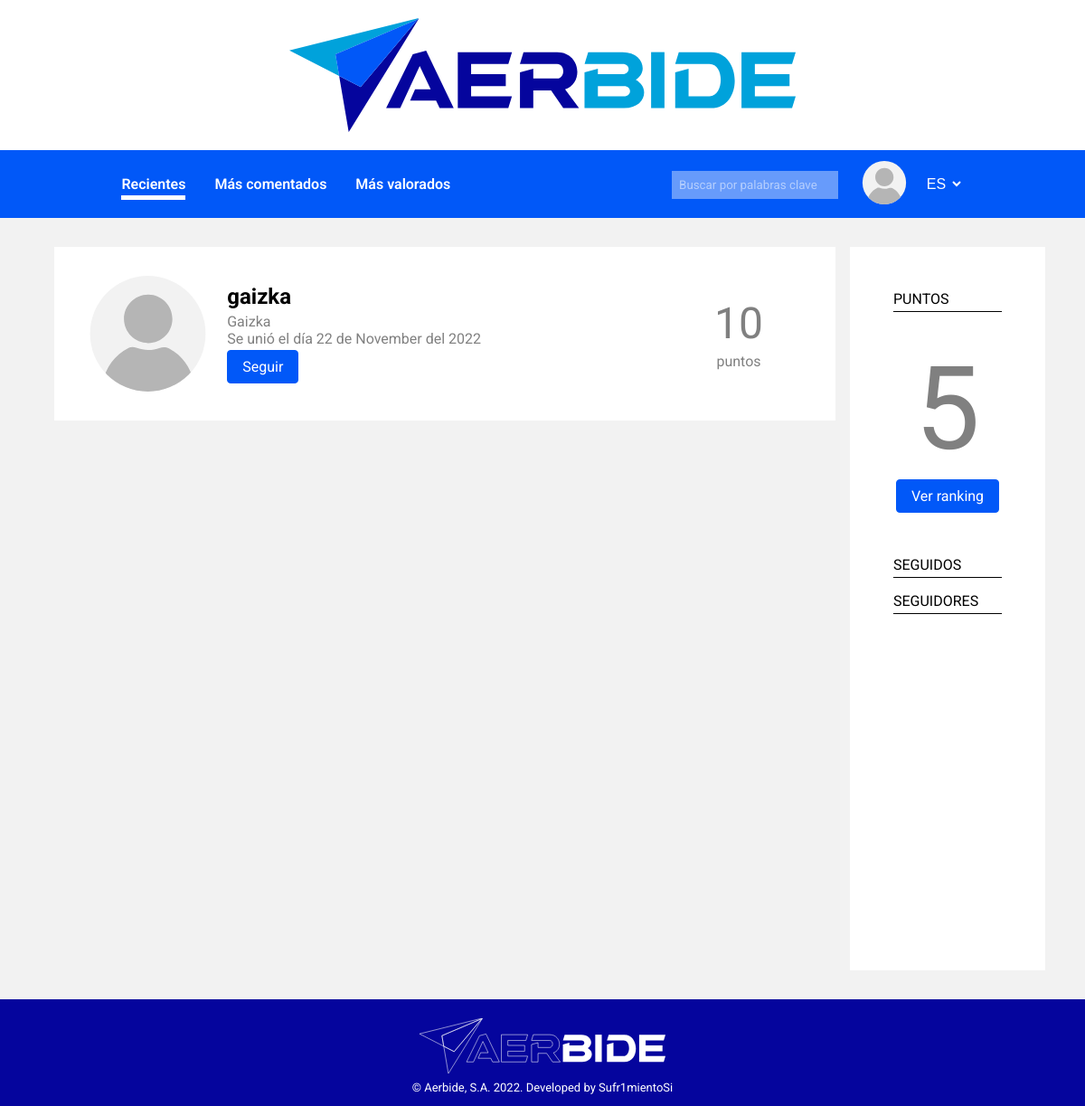
Before: /user.php?user=1 (signed in) with the older database file.
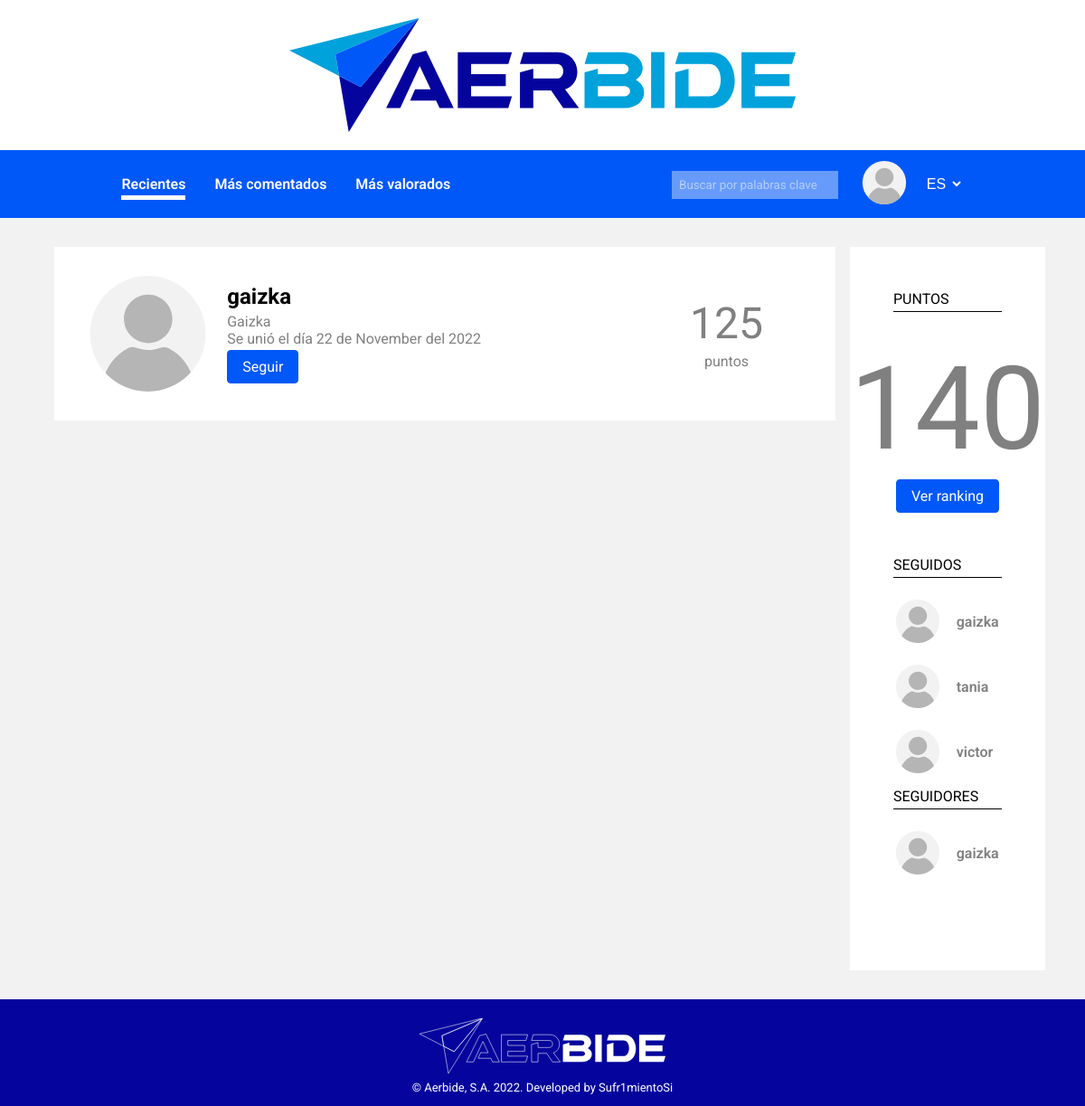
After: the same page with the newer database file.
### tables this page shows
CREATE TABLE `users` (
  `id` int(11) NOT NULL,
  `username` varchar(255) NOT NULL,
  `name` varchar(255) NOT NULL,
  `surname` varchar(255) DEFAULT NULL,
  `image` varchar(255) DEFAULT NULL,
  `date` date NOT NULL DEFAULT current_timestamp(),
  `points` int(11) NOT NULL DEFAULT 0,
  `job` varchar(64) DEFAULT NULL,
  `passwd` varchar(255) NOT NULL
);

### src/user.php (called while the page is built, shortened)
<?php
require_once "app/__include.inc.php";
$user = $session->getCurrentUser();
if (isset($_GET['user'])) {
    $id = abs(intval($_GET['user']));
    if ($id != $user->getId() && ($u = UserRepository::getUserById($id))) {
        $user = $u;
    }
}
include_views([
    "views/partials/header.view.php",
    "views/user.view.php",
    "views/partials/footer.view.php"
])
?>

### src/app/db/entities/user_entity.inc.php (called while the page is built, shortened)
<?php
class UserEntity {
    private $id;
    private $username;
    private $name;
    private $date;
    private $points;
    public function __construct(int $id, string $username, string $name, string|null $surname, string|null $image,
        int $date, int $points, string|null $job, string $passwd) {
            $this->id = $id;
            $this->username = $username;
            $this->name = $name;
            $this->date = new DateTime();
            $this->date->setTimeStamp($date);
            $this->points = $points;
    }
    public function getId(): int {
        return $this->id;
    }
    public function getUsername(): string {
        return $this->username;
    }
    public function getName(): string {
        return $this->name;
    }
    public function getCreationDate(): DateTime {
        return $this->date;
    }
    public function getPoints(): int {
        return $this->points;
    }
}

### src/app/db/repositories/user_repo.inc.php (called while the page is built, shortened)
<?php
abstract class UserRepository {
    private static function parseUserFromData(array $data) : UserEntity {
        return new UserEntity(
            $data['id'],
            $data['username'],
            $data['name'],
            $data['surname'],
            $data['image'],
            strtotime($data['date']),
            $data['points'],
            $data['job'],
            $data['passwd']
        );
    }
    public static function getUserById(int $id): UserEntity|null {
        global $db;
        $sql = 'SELECT * FROM users WHERE id = :id';
        $statement = $db->prepare($sql);
        $statement->setFetchMode(PDO::FETCH_ASSOC);
        $statement->execute([
            ':id' => $id
        ]);
        if (($data = $statement->fetch())) {
            return self::parseUserFromData($data);
        }
        return null;
    }
    public static function getFollowersInfo(UserEntity $user, int $limit = 4): array {
        global $db;
        $sql = "SELECT u.*
                FROM users u, followers f
                WHERE u.id = f.source
                AND f.destination = :id LIMIT $limit";
        $statement = $db->prepare($sql);
        $statement->execute([
            'id' => $user->getId()
        ]);
        $follower = [];
        while (($data = $statement->fetch())) {
            $follower[] = self::parseUserFromData($data);
        }
        return $follower;
    }
    public static function getFollowingInfo(UserEntity $user, int $limit = 4) {
        global $db;
        $sql = "SELECT u.*
        FROM users u, followers f
        WHERE u.id = f.destination
        AND f.source = :id LIMIT $limit";
        $statement = $db->prepare($sql);
        $statement->execute([
            'id' => $user->getId()
        ]);
        $following = [];
        while (($data = $statement->fetch())) {
            $following[] = self::parseUserFromData($data);
        }
        return $following;
    }
}

### src/app/session.inc.php (called while the page is built, shortened)
<?php
class SessionManager {
    private $currentUser;
    public function __construct() {
        $this->get_current_user();
    }
    private function get_current_user() {
        $id = $this->get('_uid');
        if (is_int($id)) {
            $this->currentUser = UserRepository::getUserById($id);
        }
    }
    public function get(string $key): mixed {
        return array_key_exists($key, $_SESSION) ? $_SESSION[$key] : null;
    }
    public function getCurrentUser(): UserEntity|null {
        return $this->currentUser;
    }
}
$session = new SessionManager();

### src/app/__include.inc.php (called while the page is built, shortened)
<?php
require_once "session.inc.php";
require_once "utils.inc.php";

### src/views/user.view.php (the view, shortened to what the changed rows need)
<?php
    $user = $GLOBALS['user'];
?>
<div class="content noleft">
    <main>
        <div class="user-panel">
            <div class="flex-container user-pannel">
                <div class="flex-container">
                    <img src="img/user-default-image.svg" alt="" class="author-icon-big">
                    <div class="flex-container-column">
                        <h2><?php echo $user->getUsername() ?></h2>
                        <div>
                            <p><?php echo $user->getName() . ' ' . $user->getSurname(); ?></p>
                            <p class="data">
                                <?php
                                    $date = $user->getCreationDate();
                                    echo 'Se unió el día ' . $date->format('j \d\e F \d\e\l Y');
                                ?>
                            </p>
                        </div>
                        <div class="no-se-como-arreglar-esto-de-una-manera-mejor">
                            <button class="button-blue" id="userfollowbtn">Seguir</button>
                        </div>
                    </div>
                </div>
                <div class="flex-container-column userpoints">
                    <p class="points"><?php echo $user->getPoints() ?></p>
                    <p>puntos</p>
                </div>
            </div>
        </div>
    </main>
    <?php include 'partials/sidebar_right.php'?>
</div>

### src/app/utils.inc.php (shortened to what the changed rows need)
<?php
function include_views(array $views) {
    echo '<!DOCTYPE html><html lang="es"><head>';
    echo '</head><body>';
    foreach ($views as $view) {
        include $view;
    }
    echo '</body></html>';
}

### src/views/partials/header.view.php (shortened to what the changed rows need)
<?php
    $currentLang = isset($_COOKIE[LANGUAGE_COOKIE])
        ? $_COOKIE[LANGUAGE_COOKIE]
        : 'ES';
?>
<header>
    <a href="/index.php"><img class="logo" src="img/aerbide-logo.svg" alt="logo-aerbide"></a>
    <div class="navigation">
        <nav>
            <ul>
                <li><a class="selected" data-name="newest" href="/index.php">Recientes</a></li>
                <li><a class="unselected" data-name="mostCommented" href="/index.php">Más comentados</a></li>
                <li><a class="unselected" data-name="mostLiked" href="/index.php">Más valorados</a></li>
            </ul>
        </nav>
        <div class="rightnav">
            <div class="search">
                <form class="form-search" action="">
                    <input id="searchtext" type="text" placeholder="Buscar por palabras clave">
                </form>
            </div>
            <div class="flex-container">
                <button id="userbtn">
                    <img src="img/user-default-image.svg" alt="usuario activo" class="author-icon">
                </button>
                <select id="langsel" class="select-category">
                    <?php foreach (LANGUAGES as $lang): ?>
                        <option
                            value="<?php echo $lang; ?>"
                            <?php if ($lang == $currentLang) { echo 'selected'; } ?>
                        ><?php echo $lang; ?></option>
                    <?php endforeach; ?>
                </select>
            </div>
        </div>
    </div>
</header>

### src/views/partials/sidebar_right.php
<?php
    $user = $GLOBALS['session']->getCurrentUser();
?>
<aside class="sidebar-right">
    <div>
        <h3>puntos</h3>
        <div class="flex-container-column">
            <p class="points"><?php echo $GLOBALS['session']->getCurrentUser()->getPoints() ?></p>
            <a class="button-blue" href="/ranking.php">Ver ranking</a>
        </div>
    </div>
    <div>
        <h3>seguidos</h3>
        <ul>
            <?php foreach (UserRepository::getFollowingInfo($user) as $following): ?>
                <li><a href="/user.php?user=<?php echo $following->getId(); ?>" class="flex-container"><img src="../img/user-default-image.svg" alt="user_img" class="author-icon"> <?php echo $following->getUsername(); ?></a></li>
            <?php endforeach; ?>
        </ul>
    </div>
    <div>
        <h3>seguidores</h3>
        <ul>
            <?php foreach (UserRepository::getFollowersInfo($user) as $follower): ?>
                <li><a href="/user.php?user=<?php echo $follower->getId(); ?>" class="flex-container"><img src="../img/user-default-image.svg" alt="user_img" class="author-icon"> <?php echo $follower->getUsername(); ?></a></li>
            <?php endforeach; ?>
        </ul>
    </div>
</aside>

### src/views/partials/footer.view.php
<footer>
    <img class="logo-footer" src="img/aerbide-logo-negative.svg" alt="logo-aerbide-negativo">
    <p>&#169 Aerbide, S.A. 2022. Developed by Sufr1mientoSi</p>
</footer>

Changed rows visible on the page:
now on one of the page's lists (row edited): users: username "gaizka"
changed users "gaizka": points "10" → "125"
changed users (number 2 of 4 on the later page): points "5" → "140"
now on this page (row edited): users: username "tania", shown under "gaizka"
now on this page (row edited): users: username "victor", shown under "gaizka"
